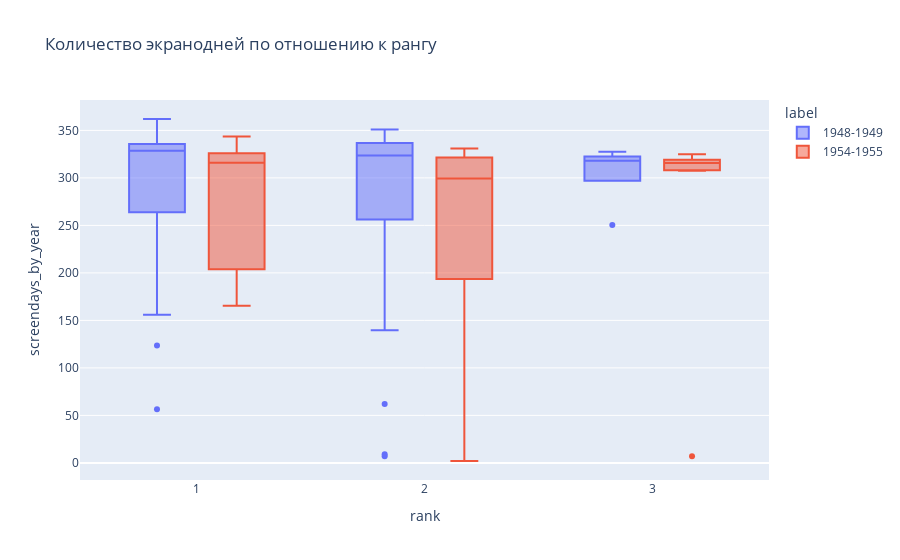

Here is the notebook cell this chart was saved with:
### Code cell
viz.plot_boxplot(data.df_concat, x='rank', y='screendays_by_year', color='label',
                 title='Количество экранодней по отношению к рангу'
                 )

### Figure 1 — Plotly figure (JSON) as saved in the notebook; plotly's stock layout.template omitted (floating-point values rounded to 4 significant figures)
{"data": [{"alignmentgroup": "True", "hovertemplate": "label=1948-1949<br>rank=%{x}<br>screendays_by_year=%{y}<extra></extra>", "legendgroup": "1948-1949", "marker": {"color": "#636efa"}, "name": "1948-1949", "notched": false, "offsetgroup": "1948-1949", "orientation": "v", "showlegend": true, "type": "box", "x": [1, 3, 2, 2, 2, 2, 1, 3, 3, 2, 3, 3, 2, 1, 2, 1, 2, 2, 1, 2, 2, 1, 1, 1, 1, 1, 1, 2, 1, 2, 2, 1, 1, 1, 1, 1, 1, 1, 1, 1, 2, 2, 2], "x0": " ", "xaxis": "x", "y": [339.5, 318, 139.5, 323.5, 337, 7, 331, 312.5, 327.5, 62, 250.5, 321, 351, 321.5, 323.5, 362, 307, 338, 335.5, 340.5, 320.5, 335, 156, 328.5, 123.5, 336, 56.5, 9, 339, 328.5, 322, 321.5, 336, 330.5, 266.5, 327, 165, 332.5, 314, 255.5, 336.5, 295, 335.5], "y0": " ", "yaxis": "y"}, {"alignmentgroup": "True", "hovertemplate": "label=1954-1955<br>rank=%{x}<br>screendays_by_year=%{y}<extra></extra>", "legendgroup": "1954-1955", "marker": {"color": "#EF553B"}, "name": "1954-1955", "notched": false, "offsetgroup": "1954-1955", "orientation": "v", "showlegend": true, "type": "box", "x": [2, 3, 2, 2, 2, 2, 1, 3, 1, 3, 1, 1, 3, 3, 3, 2, 1, 2, 2, 2, 2, 2, 1, 1, 1, 1, 1, 1, 2, 3, 1, 1, 1, 1, 1, 1, 1, 2, 3, 1, 1], "x0": " ", "xaxis": "x", "y": [299.5, 314.5, 178.5, 329, 2, 2, 326, 325, 276, 307.5, 225, 165.5, 7, 317, 308.5, 302.5, 324, 331, 303, 198.5, 251, 326, 322.5, 166.5, 318, 314, 247.5, 182, 216, 317, 323, 180, 327.5, 248.5, 182.5, 332, 326, 320, 321, 343.5, 328.5], "y0": " ", "yaxis": "y"}], "layout": {"boxmode": "group", "legend": {"title": {"text": "label"}, "tracegroupgap": 0}, "title": {"text": "Количество экранодней по отношению к рангу"}, "xaxis": {"anchor": "y", "domain": [0, 1], "title": {"text": "rank"}}, "yaxis": {"anchor": "x", "domain": [0, 1], "title": {"text": "screendays_by_year"}}}}
